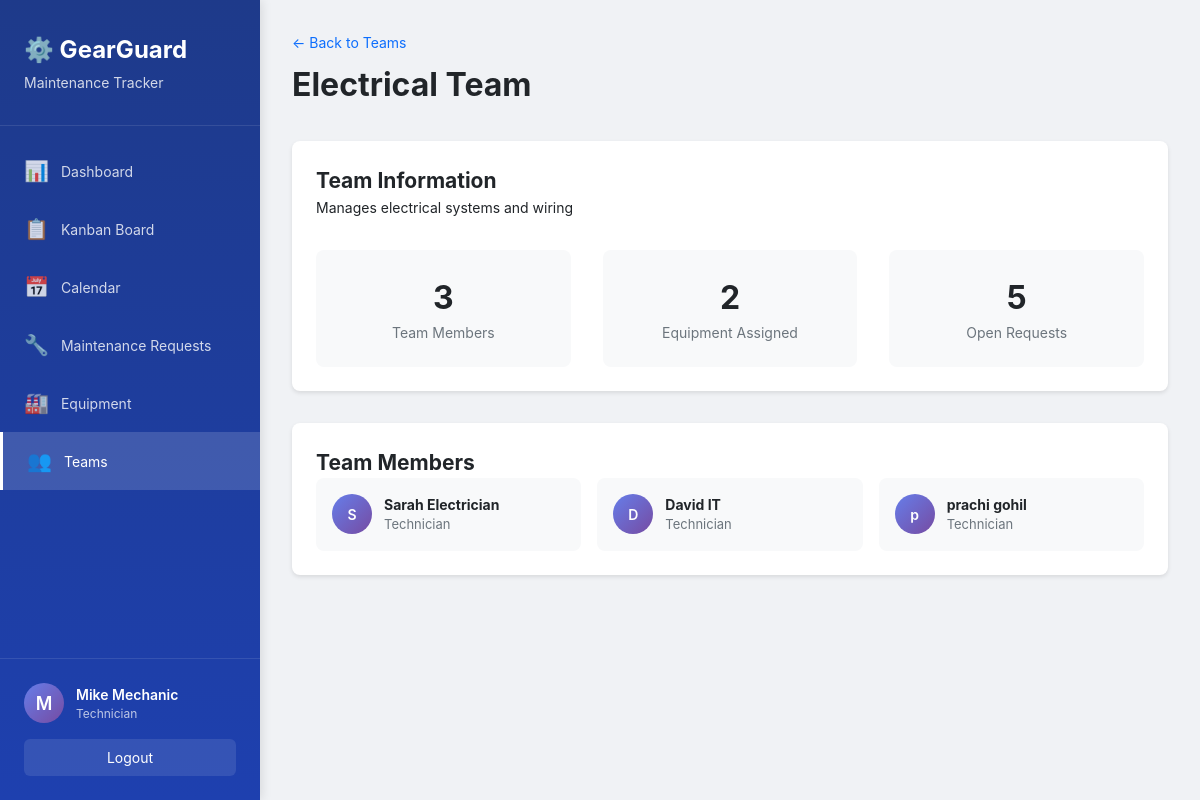
The app's page /teams/2 (signed in) with its own data.
### models.py (models this page shows, shortened)
class User(UserMixin, db.Model):
    __tablename__ = 'users'
    id = db.Column(db.Integer, primary_key=True)
    name = db.Column(db.String(100), nullable=False)
    email = db.Column(db.String(120), unique=True, nullable=False)
    password_hash = db.Column(db.String(200), nullable=False)
    role = db.Column(db.String(20), nullable=False, default='Technician')
    reset_token = db.Column(db.String(100), unique=True)
    reset_token_expiry = db.Column(db.DateTime)
    created_at = db.Column(db.DateTime, default=datetime.utcnow)
    teams = db.relationship('Team', secondary=team_members,
                            backref=db.backref('members', lazy='joined'))
    assigned_requests = db.relationship('MaintenanceRequest',
                                        foreign_keys='MaintenanceRequest.assigned_technician_id',
                                        backref='assigned_technician',
                                        lazy='dynamic')
    def is_manager(self):
        return self.role in ['Admin', 'Manager']

class Team(db.Model):
    __tablename__ = 'teams'
    id = db.Column(db.Integer, primary_key=True)
    name = db.Column(db.String(100), nullable=False, unique=True)
    description = db.Column(db.Text)
    created_at = db.Column(db.DateTime, default=datetime.utcnow)
    equipment = db.relationship(
        'Equipment', backref='maintenance_team', lazy='dynamic')
    requests = db.relationship(
        'MaintenanceRequest', backref='team', lazy='dynamic')
    def get_member_count(self):
        return len(self.members)
    def get_open_requests_count(self):
        return self.requests.filter(MaintenanceRequest.status.in_(['New', 'In Progress'])).count()

### routes/teams.py (the view)
@teams_bp.route('/<int:id>')
@login_required
def view(id):
    team = Team.query.get_or_404(id)
    open_requests = team.requests.filter(
        db.or_(
            team.requests.c.status == 'New',
            team.requests.c.status == 'In Progress'
        )
    ).count() if hasattr(team.requests, 'c') else team.get_open_requests_count()
    return render_template('teams/view.html', team=team, open_requests=open_requests)

### app.py (called while the page is built)
@login_manager.user_loader
def load_user(user_id):
    return User.query.get(int(user_id))

@app.context_processor
def inject_user():
    return dict(current_user=current_user, now=datetime.now())

### templates/teams/view.html (shortened to what this page needs)
{% extends "base.html" %}  {% block content %}
<div class="container-fluid">
  <div class="page-header">
    <div>
      <a href="{{ url_for('teams.list_teams') }}" class="back-link"
        >← Back to Teams</a
      >
      <h1>{{ team.name }}</h1>
    </div>
  </div>
  <div class="detail-container">
    <div class="detail-card">
      <h2>Team Information</h2>
      <p>{{ team.description or 'No description available.' }}</p>
      <div class="stats-row">
        <div class="stat-box">
          <div class="stat-value">{{ team.get_member_count() }}</div>
          <div class="stat-label">Team Members</div>
        </div>
        <div class="stat-box">
          <div class="stat-value">{{ team.equipment.count() }}</div>
          <div class="stat-label">Equipment Assigned</div>
        </div>
        <div class="stat-box">
          <div class="stat-value">{{ open_requests }}</div>
          <div class="stat-label">Open Requests</div>
        </div>
      </div>
    </div>
    <div class="detail-card">
      <h2>Team Members</h2>
      {% if team.members|length > 0 %}
      <div class="members-grid">
        {% for member in team.members %}
        <div class="member-card">
          <div class="member-avatar">{{ member.name[0] }}</div>
          <div class="member-info">
            <strong>{{ member.name }}</strong>
            <p>{{ member.role }}</p>
          </div>
        </div>
        {% endfor %}
      </div>
      {% else %}
      <p class="text-muted">No members assigned to this team yet.</p>
      {% endif %}
    </div>
  </div>
</div>
{% endblock %}

### templates/base.html (shortened to what this page needs)
<!DOCTYPE html>
<html lang="en">
<head>
    <link rel="stylesheet" href="{{ url_for('static', filename='css/style.css') }}">
</head>
<body>
    {% if current_user.is_authenticated %}
    <div class="sidebar">
        <div class="sidebar-header">
            <h2>⚙️ GearGuard</h2>
            <p class="sidebar-subtitle">Maintenance Tracker</p>
        </div>
        <nav class="sidebar-nav">
            <a href="{{ url_for('dashboard.index') }}" class="nav-item {% if request.endpoint == 'dashboard.index' %}active{% endif %}">
                <span class="nav-icon">📊</span>
                <span>Dashboard</span>
            </a>
            <a href="{{ url_for('dashboard.kanban') }}" class="nav-item {% if request.endpoint == 'dashboard.kanban' %}active{% endif %}">
                <span class="nav-icon">📋</span>
                <span>Kanban Board</span>
            </a>
            <a href="{{ url_for('dashboard.calendar') }}" class="nav-item {% if request.endpoint == 'dashboard.calendar' %}active{% endif %}">
                <span class="nav-icon">📅</span>
                <span>Calendar</span>
            </a>
            <a href="{{ url_for('requests.list_requests') }}" class="nav-item {% if 'requests' in request.endpoint %}active{% endif %}">
                <span class="nav-icon">🔧</span>
                <span>Maintenance Requests</span>
            </a>
            <a href="{{ url_for('equipment.list_equipment') }}" class="nav-item {% if 'equipment' in request.endpoint %}active{% endif %}">
                <span class="nav-icon">🏭</span>
                <span>Equipment</span>
            </a>
            <a href="{{ url_for('teams.list_teams') }}" class="nav-item {% if 'teams' in request.endpoint %}active{% endif %}">
                <span class="nav-icon">👥</span>
                <span>Teams</span>
            </a>
        </nav>
        <div class="sidebar-footer">
            <div class="user-info">
                <div class="user-avatar">{{ current_user.name[0].upper() }}</div>
                <div class="user-details">
                    <div class="user-name">{{ current_user.name }}</div>
                    <div class="user-role">{{ current_user.role }}</div>
                </div>
            </div>
            <a href="{{ url_for('auth.logout') }}" class="btn-logout">Logout</a>
        </div>
    </div>
    {% endif %}
    <div class="main-content {% if not current_user.is_authenticated %}no-sidebar{% endif %}">
        {% block content %}{% endblock %}
    </div>
</body>
</html>

### static/css/style.css (style rules this page uses)
* { margin: 0; padding: 0; box-sizing: border-box; }
:root { --primary: #0d6efd; --primary-dark: #0b5ed7; --secondary: #6c757d; --success: #198754; --danger: #dc3545; --warning: #ffc107; --info: #0dcaf0; --light: #f8f9fa; --dark: #212529; --sidebar-width: 260px; }
body { font-family: -apple-system, BlinkMacSystemFont, "Segoe UI", Roboto, "Helvetica Neue", Arial, sans-serif; font-size: 14px; line-height: 1.5; color: var(--dark); background: #f0f2f5; }
.sidebar { position: fixed; left: 0; top: 0; bottom: 0; width: var(--sidebar-width); background: linear-gradient(180deg, #1e3a8a 0%, #1e40af 100%); color: white; display: flex; flex-direction: column; box-shadow: 2px 0 10px rgba(0, 0, 0, 0.1); z-index: 1000; }
.sidebar-header { padding: 2rem 1.5rem; border-bottom: 1px solid rgba(255, 255, 255, 0.1); }
.sidebar-header h2 { font-size: 1.5rem; font-weight: 700; margin-bottom: 0.25rem; }
.sidebar-subtitle { font-size: 0.875rem; opacity: 0.8; }
.sidebar-nav { flex: 1; padding: 1rem 0; overflow-y: auto; }
.nav-item { display: flex; align-items: center; padding: 0.875rem 1.5rem; color: rgba(255, 255, 255, 0.8); text-decoration: none; transition: all 0.2s; }
.nav-item.active { background: rgba(255, 255, 255, 0.15); color: white; border-left: 3px solid white; }
.nav-icon { font-size: 1.25rem; margin-right: 0.75rem; }
.sidebar-footer { padding: 1.5rem; border-top: 1px solid rgba(255, 255, 255, 0.1); }
.user-info { display: flex; align-items: center; gap: 0.75rem; margin-bottom: 1rem; }
.user-avatar { width: 40px; height: 40px; border-radius: 50%; background: linear-gradient(135deg, #667eea 0%, #764ba2 100%); display: flex; align-items: center; justify-content: center; font-weight: 600; font-size: 1.125rem; }
.user-name { font-weight: 600; font-size: 0.875rem; }
.user-role { font-size: 0.75rem; opacity: 0.7; }
.btn-logout { display: block; text-align: center; padding: 0.5rem; background: rgba(255, 255, 255, 0.1); color: white; text-decoration: none; border-radius: 6px; transition: background 0.2s; }
.main-content { margin-left: var(--sidebar-width); min-height: 100vh; padding: 2rem; }
.page-header { display: flex; justify-content: space-between; align-items: center; margin-bottom: 2rem; }
.page-header h1 { font-size: 2rem; font-weight: 700; color: var(--dark); }
.back-link { display: inline-block; color: var(--primary); text-decoration: none; margin-bottom: 0.5rem; font-size: 0.875rem; }
.stat-card, .team-card, .equipment-card, .detail-card { background: white; border-radius: 8px; padding: 1.5rem; box-shadow: 0 2px 4px rgba(0, 0, 0, 0.1); }
.stat-value { font-size: 2rem; font-weight: 700; color: var(--dark); }
.stat-label { color: var(--secondary); font-size: 0.875rem; }
.detail-container { display: grid; gap: 2rem; }
.members-grid { display: grid; grid-template-columns: repeat(auto-fill, minmax(200px, 1fr)); gap: 1rem; }
.member-card { display: flex; align-items: center; gap: 0.75rem; padding: 1rem; background: var(--light); border-radius: 8px; }
.member-avatar { width: 40px; height: 40px; border-radius: 50%; background: linear-gradient(135deg, #667eea 0%, #764ba2 100%); color: white; display: flex; align-items: center; justify-content: center; font-weight: 600; }
.member-info strong { display: block; }
.member-info p { font-size: 0.8125rem; color: var(--secondary); margin: 0; }
.stats-row { display: flex; gap: 2rem; margin-top: 2rem; }
.stat-box { flex: 1; text-align: center; padding: 1.5rem; background: var(--light); border-radius: 8px; }

### records on screen
User: name "M", name "Mike Mechanic", role "Technician"
Team: name "Electrical Team", description "Manages electrical systems and wiring"
User: name "S", name "Sarah Electrician", role "Technician"
User: name "D", name "David IT", role "Technician"
User: name "p", name "prachi gohil", role "Technician"

### other values on screen
{{ team.get_member_count() }} "3"
{{ team.equipment.count() }} "2"
{{ open_requests }} "5"
